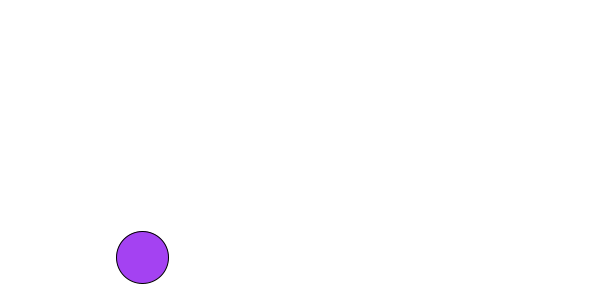
Frame 1 (no input)
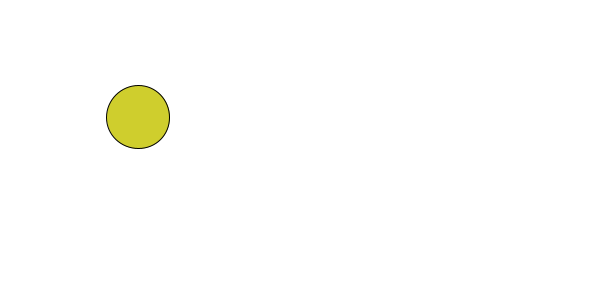
Frame 60 (the mouse pressed at the canvas centre just before this capture)
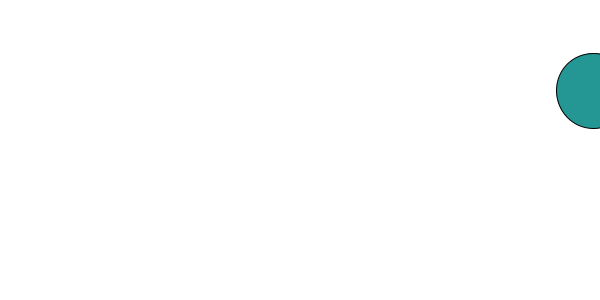
Frame 120 (the mouse held since frame 60 and released just before this capture)

The Processing sketch that drew these frames (run headless with seeded random() and noise(); from frame 60 on, the mouse is pressed at the canvas centre):

// Processing sketch: random_1
// ── random_1.pde
void setup(){
  size(600,300);
}

void draw(){
  background(255);
  fill(random(255), random(255), random(255));
  circle(random(width), random(height), random(30,100));

}
